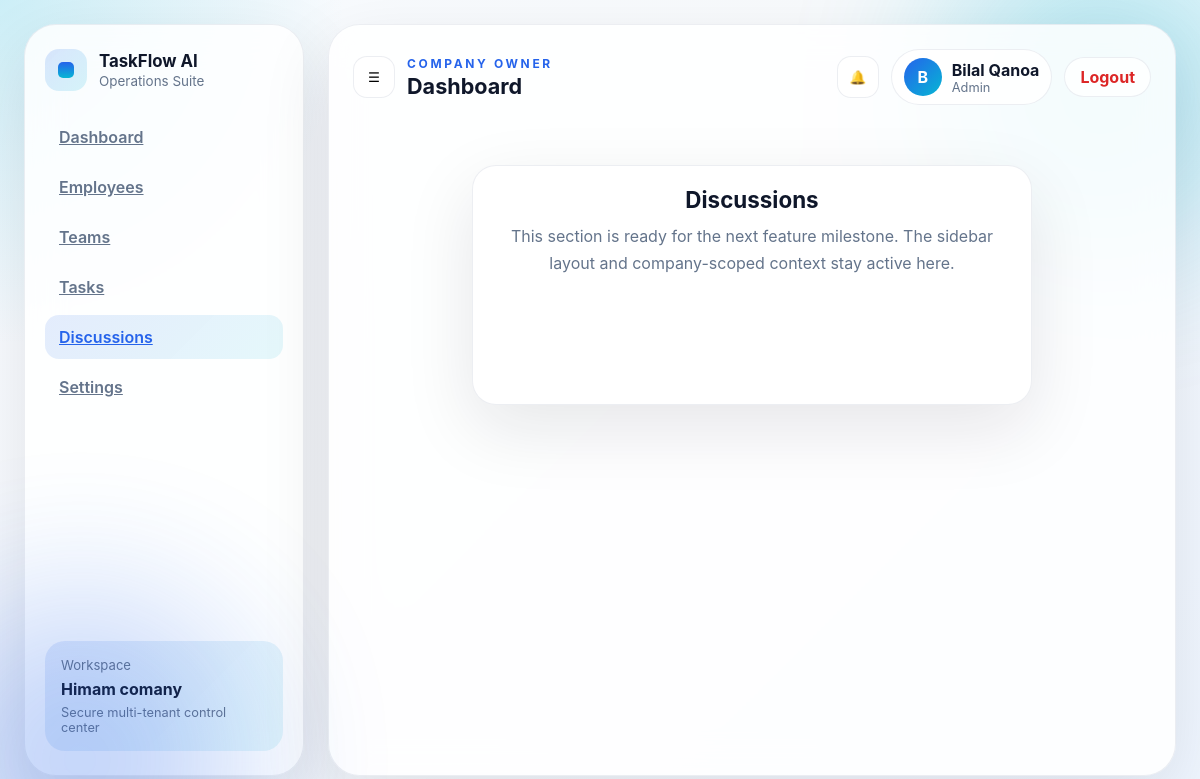
/dashboard/discussions/ (signed in), run on the app's committed database.
### companies/models.py (models this page shows, shortened)
class Company(models.Model):
    owner = models.OneToOneField(
        'accounts.User',
        on_delete=models.CASCADE,
        related_name='owned_company'
    )
    name = models.CharField(max_length=255)
    description = models.TextField(blank=True)
    logo = models.ImageField(upload_to='company_logos/', null=True, blank=True)
    website = models.URLField(blank=True)
    phone = models.CharField(max_length=30, blank=True)
    address = models.CharField(max_length=255, blank=True)
    created_at = models.DateTimeField(auto_now_add=True)
    class Meta:
        ordering = ['-created_at']

### accounts/models.py (models this page shows, shortened)
class User(AbstractUser):
    ROLE_CHOICES = [
        ('company', 'Company Owner'),
        ('team_leader', 'Team Leader'),
        ('member', 'Member'),
    ]
    role = models.CharField(max_length=20, choices=ROLE_CHOICES)
    job_title = models.CharField(max_length=120, blank=True, default='')
    company = models.ForeignKey(
        'companies.Company',
        on_delete=models.SET_NULL,
        null=True,
        blank=True,
        related_name='users'
    )

### dashboard/views.py (the view)
# urls.py: path('discussions/', views.discussions_page, name='discussions'),
@login_required(login_url='accounts:login')
def discussions_page(request):
    return dashboard_placeholder(request, 'Discussions')

### dashboard/views.py (called while the page is built)
@login_required(login_url='accounts:login')
def dashboard_placeholder(request, page_name):
    company = getattr(request.user, 'owned_company', None) or getattr(request.user, 'company', None)
    context = {
        'company': company,
        'page_name': page_name,
        'title': page_name,
        'user': request.user,
    }
    return render(request, 'dashboard/placeholder.html', context)

### templates/dashboard/placeholder.html
{% extends 'dashboard/dashboard.html' %}
{% block dashboard_content %}
<div class="placeholder-page">
    <div class="panel placeholder-card">
        <h2>{{ page_name|default:title }}</h2>
        <p>This section is ready for the next feature milestone. The sidebar layout and company-scoped context stay
            active here.</p>
    </div>
</div>
{% endblock %}

### templates/dashboard/dashboard.html (shortened to what this page needs)
{% load static %}
<!DOCTYPE html>
<html lang="en">
<head>
    <link rel="stylesheet" href="{% static 'css/dashboard.css' %}">
</head>
<body>
    <div class="dashboard-shell">
        <aside class="sidebar">
            <div class="brand-block">
                <div class="brand-mark"><span></span></div>
                <div>
                    <h1>TaskFlow AI</h1>
                    <p>Operations Suite</p>
                </div>
            </div>
            <nav class="nav-links">
                <a class="{% if request.resolver_match.url_name == 'dashboard' %}active{% endif %}"
                    href="{% url 'dashboard:dashboard' %}">Dashboard</a>
                <a class="{% if request.resolver_match.url_name == 'employees' %}active{% endif %}"
                    href="{% url 'dashboard:employees' %}">Employees</a>
                <a class="{% if request.resolver_match.url_name == 'teams' %}active{% endif %}"
                    href="{% url 'dashboard:teams' %}">Teams</a>
                <a class="{% if request.resolver_match.url_name == 'tasks' %}active{% endif %}"
                    href="{% url 'dashboard:tasks' %}">Tasks</a>
                <a class="{% if request.resolver_match.url_name == 'discussions' %}active{% endif %}"
                    href="{% url 'dashboard:discussions' %}">Discussions</a>
                <a class="{% if request.resolver_match.url_name == 'settings' %}active{% endif %}"
                    href="{% url 'dashboard:settings' %}">Settings</a>
            </nav>
            <div class="sidebar-card">
                <p>Workspace</p>
                <strong>{{ company.name }}</strong>
                <span>Secure multi-tenant control center</span>
            </div>
        </aside>
        <main class="main-panel">
            <header class="topbar">
                <div class="topbar-left">
                    <button class="icon-button" aria-label="Open menu">☰</button>
                    <div>
                        <p class="eyebrow">Company Owner</p>
                        <h2>Dashboard</h2>
                    </div>
                </div>
                <div class="topbar-right">
                    <button class="icon-button" aria-label="Notifications">🔔</button>
                    <div class="profile-pill">
                        <div class="avatar">{{ user.get_full_name|default:user.username|first|upper }}</div>
                        <div>
                            <strong>{{ user.get_full_name|default:user.username }}</strong>
                            <span>Admin</span>
                        </div>
                    </div>
                    <div class="nav-actions">
                        <a href="{% url 'accounts:logout' %}" class="button-secondary logout-link">Logout</a>
                    </div>
                </div>
            </header>
            {% block dashboard_content %}{% endblock %}
        </main>
    </div>
</body>
</html>

### static/css/dashboard.css (style rules this page uses)
:root { color-scheme: light; --bg: #f7fbff; --surface: rgba(255, 255, 255, 0.84); --surface-strong: #ffffff; --text: #0f172a; --muted: #64748b; --primary: #2563eb; --accent: #06b6d4; --border: rgba(148, 163, 184, 0.18); --shadow: 0 24px 70px rgba(15, 23, 42, 0.10); }
* { box-sizing: border-box; }
body { margin: 0; min-height: 100vh; font-family: Inter, system-ui, -apple-system, BlinkMacSystemFont, 'Segoe UI', sans-serif; color: var(--text); background: radial-gradient(circle at top left, rgba(6, 182, 212, 0.18), transparent 24%), linear-gradient(135deg, #f8fbff 0%, #f8fafc 45%, #eff6ff 100%); }
body::before, body::after { content: ''; position: fixed; width: 320px; height: 320px; border-radius: 50%; filter: blur(80px); opacity: .28; pointer-events: none; }
body::before { top: -70px; right: -60px; background: var(--accent); }
body::after { bottom: -120px; left: -80px; background: var(--primary); }
.dashboard-shell { display: grid; grid-template-columns: 280px 1fr; min-height: 100vh; padding: 24px; gap: 24px; }
.sidebar, .main-panel { background: var(--surface); border: 1px solid var(--border); box-shadow: var(--shadow); backdrop-filter: blur(18px); border-radius: 32px; }
.sidebar { padding: 24px 20px; display: flex; flex-direction: column; gap: 24px; }
.brand-block { display: flex; align-items: center; gap: 12px; }
.brand-mark { width: 42px; height: 42px; border-radius: 14px; display: grid; place-items: center; background: linear-gradient(135deg, rgba(37, 99, 235, .16), rgba(6, 182, 212, .15)); }
.brand-mark span { width: 16px; height: 16px; border-radius: 5px; background: linear-gradient(180deg, var(--primary), var(--accent)); }
.brand-block h1 { margin: 0; font-size: 1.05rem; }
.brand-block p { margin: 2px 0 0; color: var(--muted); font-size: 0.84rem; }
.nav-links { display: grid; gap: 6px; }
.nav-links a { padding: 12px 14px; border-radius: 14px; color: var(--muted); font-weight: 600; transition: all .2s ease; }
.nav-links a:hover, .nav-links a.active { background: linear-gradient(135deg, rgba(37, 99, 235, .12), rgba(6, 182, 212, .10)); color: var(--primary); }
.sidebar-card { margin-top: auto; padding: 16px; border-radius: 20px; background: linear-gradient(135deg, rgba(37, 99, 235, .12), rgba(6, 182, 212, .10)); display: grid; gap: 6px; }
.sidebar-card p { margin: 0; color: var(--muted); font-size: .82rem; }
.sidebar-card strong { font-size: 1rem; }
.sidebar-card span { color: var(--muted); font-size: .8rem; }
.main-panel { padding: 24px; display: flex; flex-direction: column; gap: 20px; }
.topbar { display: flex; align-items: center; justify-content: space-between; gap: 16px; }
.topbar-left, .topbar-right { display: flex; align-items: center; gap: 12px; }
.topbar-left h2 { margin: 0; font-size: 1.35rem; }
.eyebrow { margin: 0 0 2px; color: var(--primary); font-size: .75rem; text-transform: uppercase; letter-spacing: .22em; font-weight: 700; }
.icon-button { border: 0; width: 42px; height: 42px; border-radius: 14px; background: rgba(255, 255, 255, .9); box-shadow: inset 0 0 0 1px var(--border); cursor: pointer; }
.profile-pill { display: flex; align-items: center; gap: 10px; padding: 8px 12px; border-radius: 999px; background: rgba(255, 255, 255, .9); border: 1px solid var(--border); }
.avatar { width: 38px; height: 38px; border-radius: 50%; display: grid; place-items: center; background: linear-gradient(135deg, var(--primary), var(--accent)); color: white; font-weight: 700; }
.profile-pill strong, .profile-pill span { display: block; }
.profile-pill span { color: var(--muted); font-size: .8rem; }
.panel { padding: 20px; border-radius: 24px; background: var(--surface-strong); border: 1px solid var(--border); box-shadow: var(--shadow); min-height: 240px; }
.placeholder-page { display: grid; place-items: center; min-height: 320px; }
.placeholder-card { max-width: 560px; text-align: center; }
.placeholder-card h2 { margin: 0 0 10px; font-size: 1.4rem; }
.placeholder-card p { margin: 0; color: var(--muted); line-height: 1.7; }
.button-secondary, .button-danger { border: 0; border-radius: 999px; padding: 10px 16px; font-weight: 700; cursor: pointer; transition: transform .2s ease, box-shadow .2s ease, background .2s ease; text-decoration: none; display: inline-flex; align-items: center; justify-content: center; }
.button-secondary { background: rgba(255, 255, 255, 0.82); color: var(--text); box-shadow: inset 0 0 0 1px var(--border); }
.logout-link { color: #DC2626; border-color: rgba(220, 38, 38, 0.2); }

### data on the page
Company: name "Himam comany"
User: get_full_name|first "B", get_full_name "Bilal Qanoa"

### other printed values
{{ page_name|default:title }} "Discussions"
